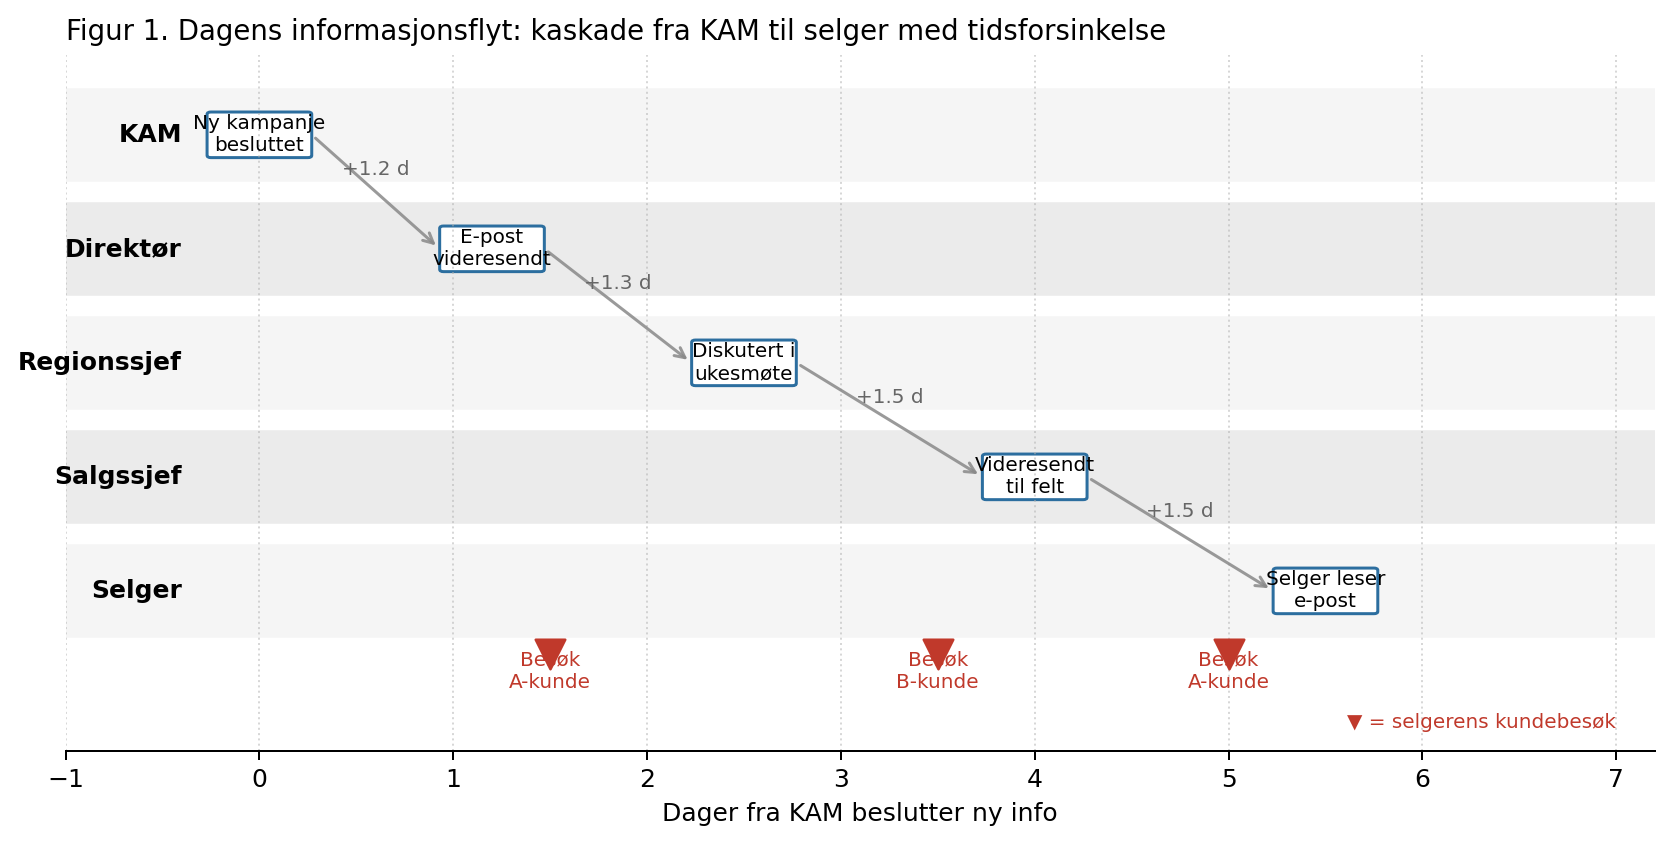

Write the Python code that produced this figure.
"""Figur 1 — Swimlane av dagens informasjonsflyt fra KAM til selger.

Visualiserer kaskaden KAM → Direktør → Regionssjef → Salgssjef → Selger
med tidsforsinkelser. Selgerens kundebesøk markeres for å vise at info
ofte ankommer etter at besøket er gjennomført.
"""
from pathlib import Path

import matplotlib.patches as mpatches
import matplotlib.pyplot as plt

OUT = Path(__file__).with_suffix(".png")

baner = ["Selger", "Salgssjef", "Regionssjef", "Direktør", "KAM"]
y_pos = {bane: i for i, bane in enumerate(baner)}

fig, ax = plt.subplots(figsize=(9.5, 4.8))

# Bane-bakgrunn
for i, bane in enumerate(baner):
    color = "#f5f5f5" if i % 2 == 0 else "#ebebeb"
    ax.axhspan(i - 0.4, i + 0.4, color=color, zorder=0)
    ax.text(-0.4, i, bane, fontsize=10, fontweight="bold",
            ha="right", va="center")

# Tidsstempler (dager)
arrivals = [
    ("KAM",        0.0, "Ny kampanje\nbesluttet"),
    ("Direktør",   1.2, "E-post\nvideresendt"),
    ("Regionssjef", 2.5, "Diskutert i\nukesmøte"),
    ("Salgssjef",  4.0, "Videresendt\ntil felt"),
    ("Selger",     5.5, "Selger leser\ne-post"),
]

box_color = "#2c6e9f"
for bane, day, label in arrivals:
    y = y_pos[bane]
    ax.add_patch(mpatches.FancyBboxPatch(
        (day - 0.25, y - 0.18), 0.5, 0.36,
        boxstyle="round,pad=0.02",
        linewidth=1.2, edgecolor=box_color, facecolor="white"))
    ax.text(day, y, label, fontsize=8, ha="center", va="center")

# Piler mellom ledd
for (b1, d1, _), (b2, d2, _) in zip(arrivals[:-1], arrivals[1:]):
    y1, y2 = y_pos[b1], y_pos[b2]
    ax.annotate("", xy=(d2 - 0.27, y2), xytext=(d1 + 0.27, y1),
                arrowprops=dict(arrowstyle="->", color="#888",
                                linewidth=1.2, alpha=0.85))
    delay = d2 - d1
    ax.text((d1 + d2) / 2, (y1 + y2) / 2 + 0.15,
            f"+{delay:.1f} d", fontsize=8, color="#666",
            ha="center")

# Selgerens kundebesøk
visits = [(1.5, "Besøk\nA-kunde"), (3.5, "Besøk\nB-kunde"), (5.0, "Besøk\nA-kunde")]
for day, label in visits:
    ax.scatter(day, y_pos["Selger"] - 0.55, marker="v",
               s=140, color="#c0392b", zorder=5)
    ax.text(day, y_pos["Selger"] - 0.85, label, fontsize=8,
            color="#c0392b", ha="center")

ax.set_xlim(-1.0, 7.2)
ax.set_ylim(-1.4, len(baner) - 0.3)
ax.set_xlabel("Dager fra KAM beslutter ny info")
ax.set_yticks([])
ax.set_title("Figur 1. Dagens informasjonsflyt: kaskade fra KAM til selger med tidsforsinkelse",
             fontsize=11, loc="left")
ax.grid(axis="x", linestyle=":", alpha=0.5)
ax.spines["top"].set_visible(False)
ax.spines["right"].set_visible(False)
ax.spines["left"].set_visible(False)

# Forklaring
ax.text(7.0, -1.2, "▼ = selgerens kundebesøk", fontsize=8,
        color="#c0392b", ha="right")

fig.tight_layout()
fig.savefig(OUT, dpi=180, bbox_inches="tight")
print(f"→ {OUT}")
